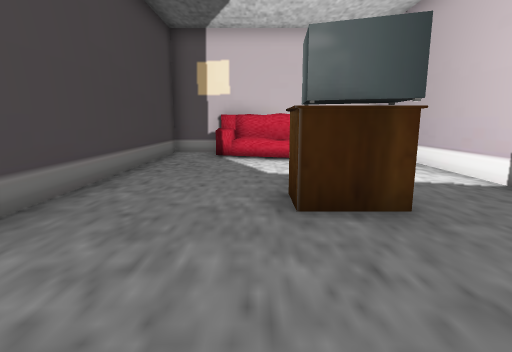
View 1 (above)

21 first-person views from a walk through a Unity game level. The camera is 1.2 m above the floor, tilts 10° down and sees 80° across. The floor is counted in squares, 1 m on a side. Each view is taken from the middle of a square. On the plan, view 1 faces up. The plan holds only what a view shows up to about 13 squares ahead; the rest is blank. The place goes on beyond the plan. The player is left out. Some animated figures are not drawn. Door leaves are left out, so doorways stand open. Some surface patterns are stand-ins.

View 2
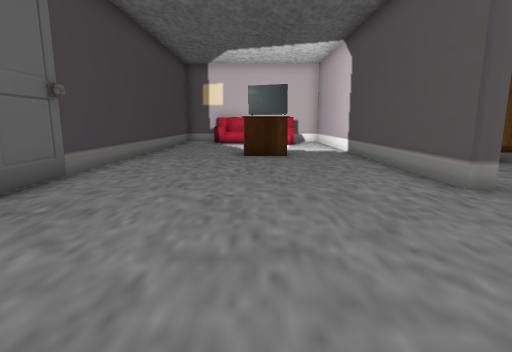

View 3
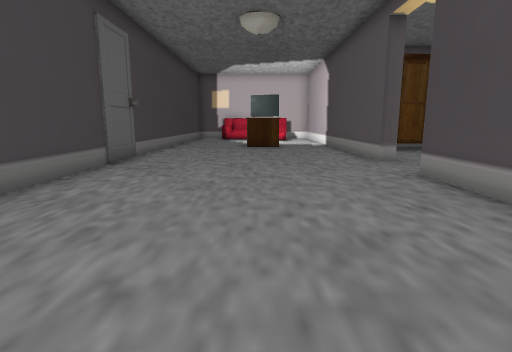

View 4
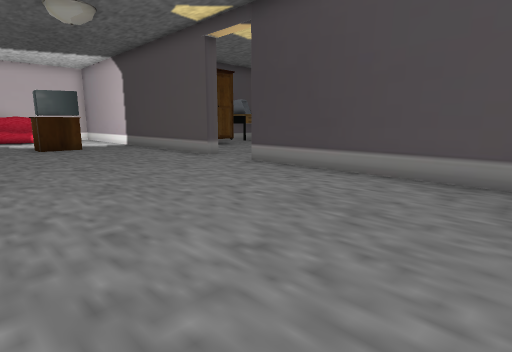

View 5
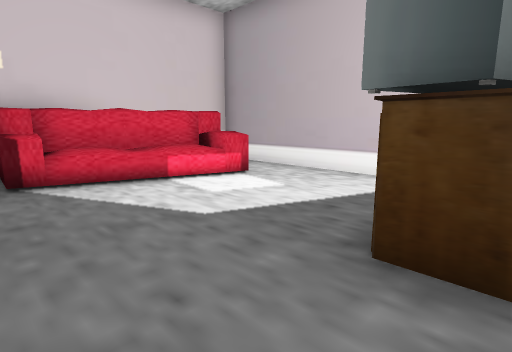

View 6
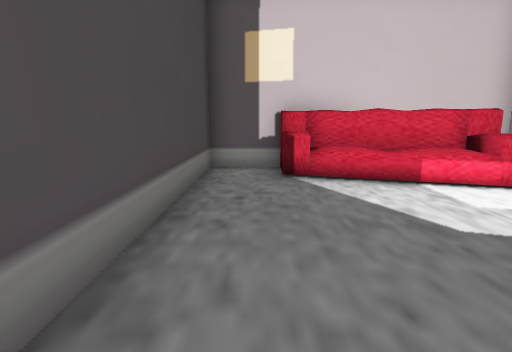

View 7
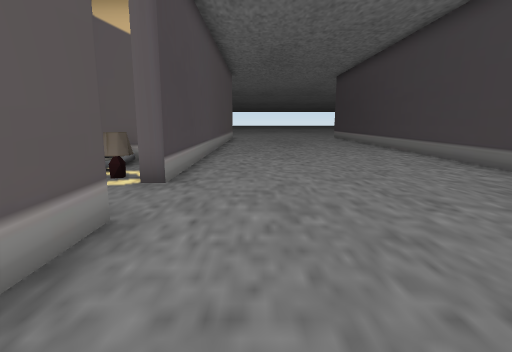

View 8
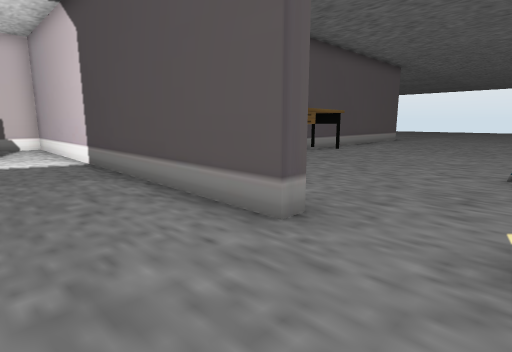

View 9
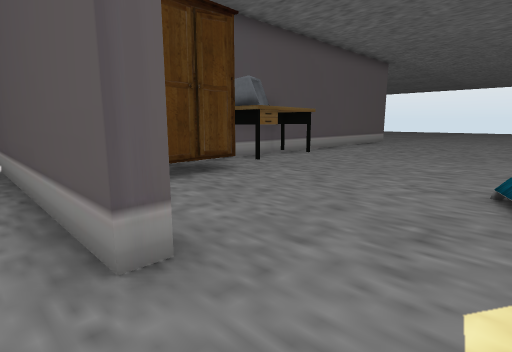

View 10
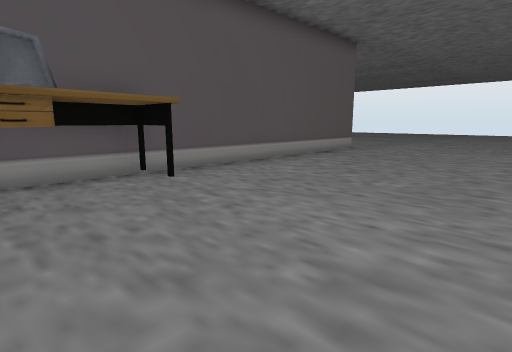

View 11
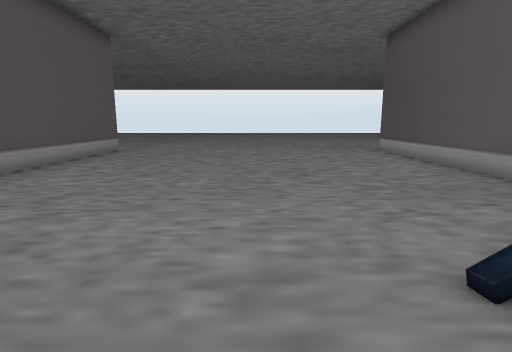

View 12
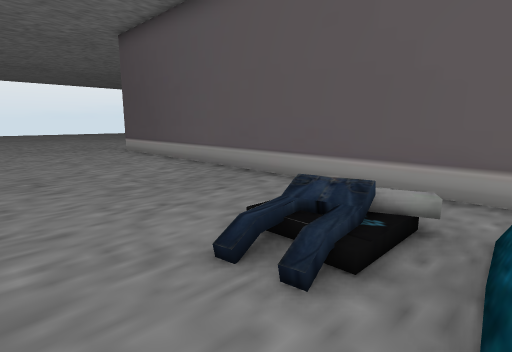

View 13
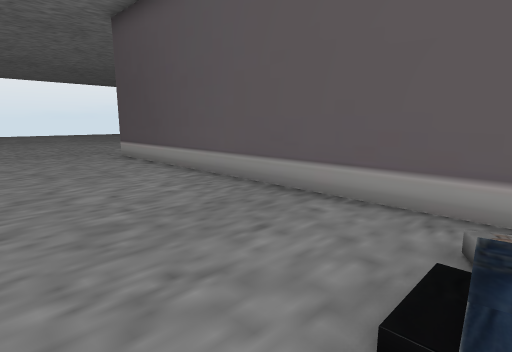

View 14
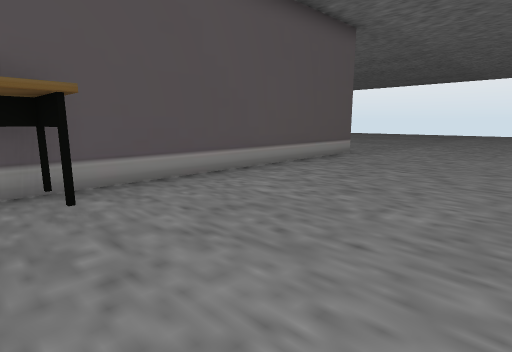

View 15
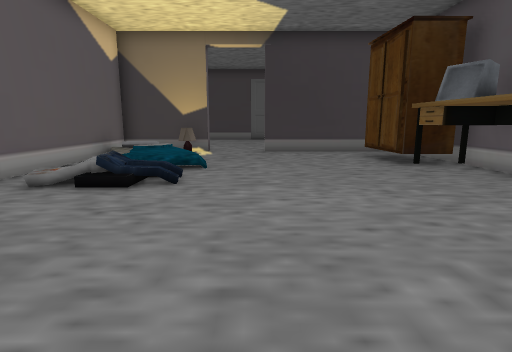

View 16
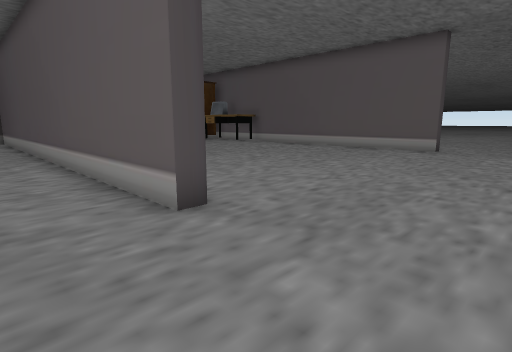

View 17
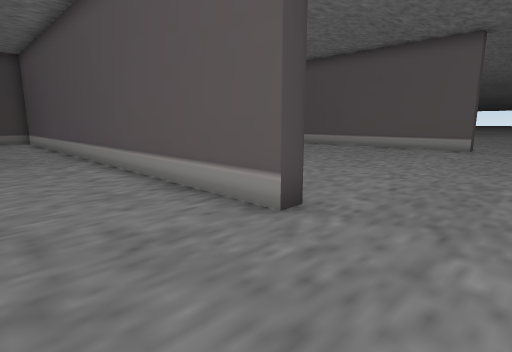

View 18
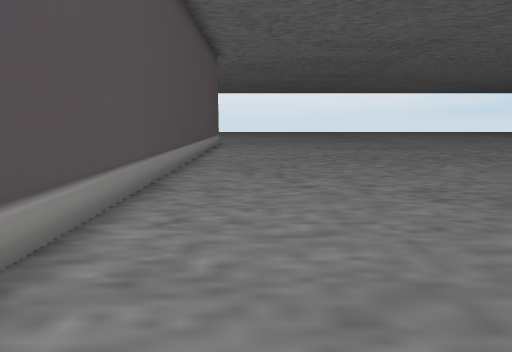

View 19
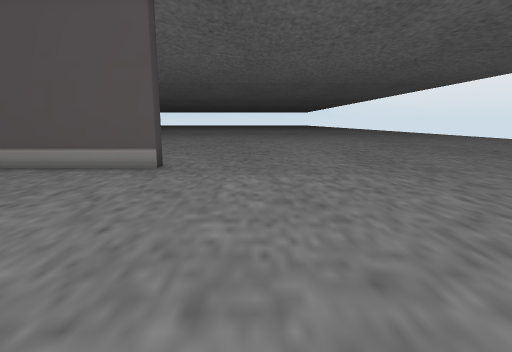

View 20
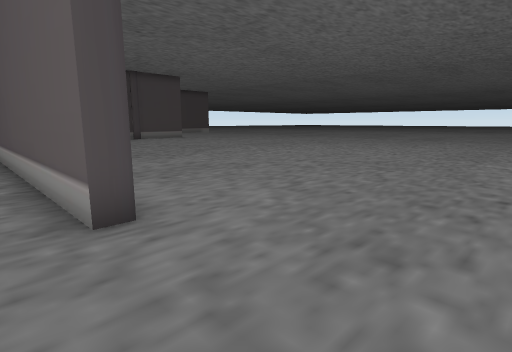

View 21
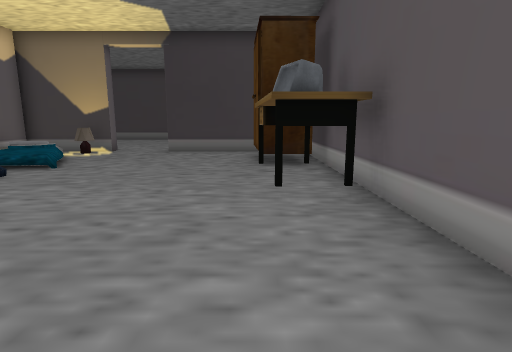

### Floor plan
Points are (right, up) in squares from view 1. A wall is a line through its corners. A room is listed if a view was taken in it or the views show most of it. See-through windows are left out.
Room 1 (views 1, 2, 3, 4, 5, 6, 7, 8, 9)
walls: (5.3, -1.6) (4.8, -1.6) (4.8, 12.3) (0.4, 12.3); (4.8, -11.2) (4.8, -4) (5.3, -4); (-1.4, 12.3) (-3.2, 12.3) (-3.2, -11.2)
ways out: opening at (5, -3) to room 2; open door at (6, -2) to room 2
objects: sofa (-1, 9) to (3, 12); other object (1, 4) to (2, 5)
Room 2 (views 10, 11, 12, 13, 14, 15, 16, 17, 18, 19, 20, 21)
walls: (23.4, 4.6) (23.4, 4) (6.9, 4); (5.3, -4) (5.3, -7.4) (23.4, -7.4) (23.4, -7.9) (8.2, -7.9); (5.3, 2.6) (5.3, -1.6)
ways out: opening at (5, -3) to room 1; open door at (6, -2) to room 1; opening at (25.5, 4.8)
objects: lamp (6, -5) to (6, -4); other object (7, 2) to (9, 3); desk (10, 2); computer (10, 2) to (11, 3); desk (12, 2) to (13, 3)

Where each view was taken, in squares from view 1:
view 1: 0 up, 0 right, facing up
view 2: 7 down, 1 right, facing up
view 3: 11 down, 1 right, facing up
view 4: 11 down, 2 left, facing up-right
view 5: 4 up, 2 left, facing up-right
view 6: 4 up, 2 left, facing up
view 7: 2 up, 3 right, facing down
view 8: 4 down, 2 right, facing up-right
view 9: 4 down, 4 right, facing up-right
view 10: 3 down, 10 right, facing up-right
view 11: 2 down, 10 right, facing right
view 12: 2 down, 10 right, facing down-right
view 13: 3 down, 12 right, facing down-right
view 14: 2 down, 12 right, facing up-right
view 15: 2 down, 18 right, facing left
view 16: 10 down, 27 right, facing up-left
view 17: 11 down, 26 right, facing up-left
view 18: 10 down, 6 right, facing right
view 19: 4 down, 26 right, facing up
view 20: 3 up, 27 right, facing up-left
view 21: 2 up, 18 right, facing left
